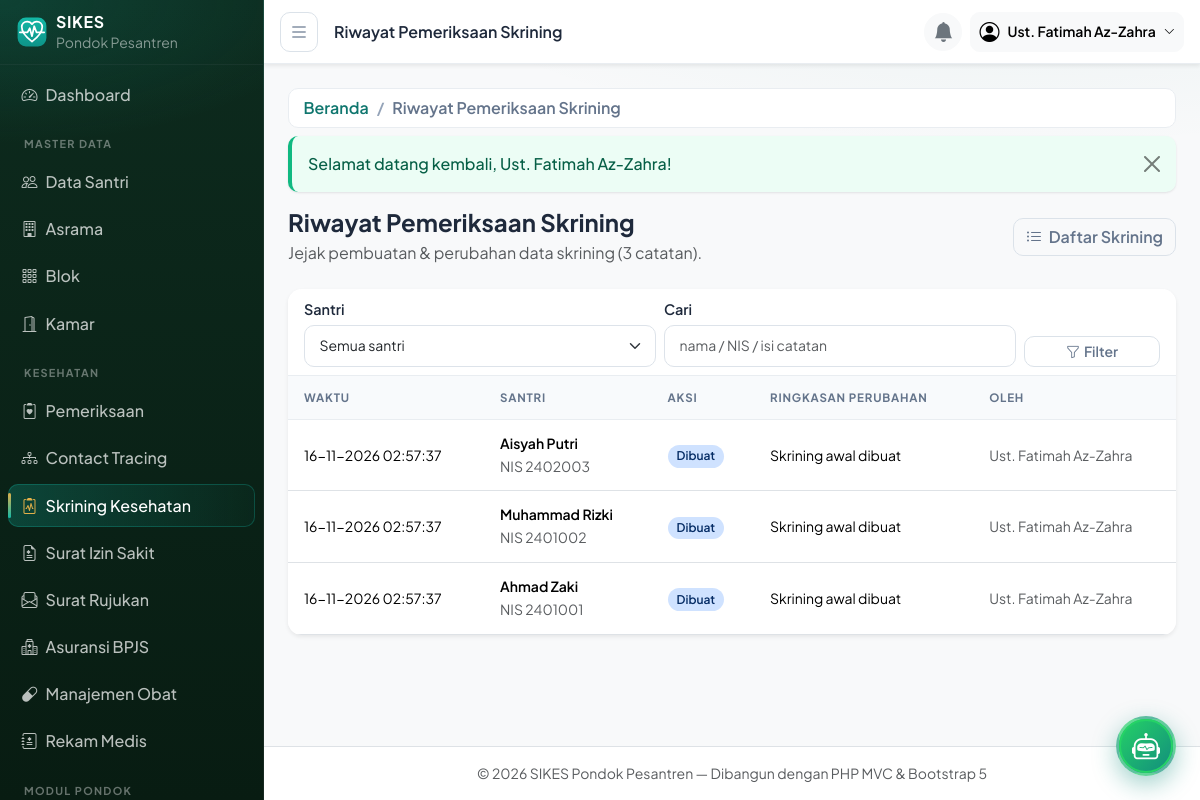
The app's page /skrining/riwayat (signed in) with its own data.
### tables this page shows
CREATE TABLE skrining_riwayat (
  id           BIGINT UNSIGNED AUTO_INCREMENT PRIMARY KEY,
  skrining_id  INT UNSIGNED NOT NULL,
  aksi         ENUM('buat','ubah') NOT NULL,
  data_sesudah TEXT DEFAULT NULL COMMENT 'JSON snapshot',
  user_id      INT UNSIGNED DEFAULT NULL,
  created_at   TIMESTAMP NOT NULL DEFAULT CURRENT_TIMESTAMP,
  INDEX idx_riwayat_skrining (skrining_id),
  CONSTRAINT fk_riwayat_skrining FOREIGN KEY (skrining_id) REFERENCES skrining_kesehatan (id)
    ON DELETE CASCADE ON UPDATE CASCADE,
  CONSTRAINT fk_riwayat_user FOREIGN KEY (user_id) REFERENCES users (id)
    ON DELETE SET NULL ON UPDATE CASCADE
);

CREATE TABLE santri (
  id            INT UNSIGNED AUTO_INCREMENT PRIMARY KEY,
  nis           VARCHAR(20) NOT NULL UNIQUE,
  nisn          VARCHAR(15) DEFAULT NULL UNIQUE,
  nama          VARCHAR(100) NOT NULL,
  jenis_kelamin ENUM('L','P') NOT NULL,
  tempat_lahir  VARCHAR(100) DEFAULT NULL,
  tanggal_lahir DATE DEFAULT NULL,
  alamat        VARCHAR(255) DEFAULT NULL,
  no_telepon    VARCHAR(20) DEFAULT NULL,
  wali_id       INT UNSIGNED DEFAULT NULL,
  kamar_id      INT UNSIGNED DEFAULT NULL COMMENT 'NULL = belum ditempatkan',
  status        ENUM('aktif','nonaktif') NOT NULL DEFAULT 'aktif',
  created_at    TIMESTAMP NOT NULL DEFAULT CURRENT_TIMESTAMP,
  updated_at    TIMESTAMP NOT NULL DEFAULT CURRENT_TIMESTAMP ON UPDATE CURRENT_TIMESTAMP,
  INDEX idx_santri_nama (nama),
  INDEX idx_santri_status (status),
  CONSTRAINT fk_santri_wali FOREIGN KEY (wali_id) REFERENCES wali_santri (id)
    ON DELETE SET NULL ON UPDATE CASCADE,
  CONSTRAINT fk_santri_kamar FOREIGN KEY (kamar_id) REFERENCES kamar (id)
    ON DELETE SET NULL ON UPDATE CASCADE
);

CREATE TABLE users (
  id         INT UNSIGNED AUTO_INCREMENT PRIMARY KEY,
  nama       VARCHAR(100) NOT NULL,
  username   VARCHAR(50)  NOT NULL UNIQUE,
  email      VARCHAR(100) DEFAULT NULL,
  password   VARCHAR(255) NOT NULL COMMENT 'bcrypt via password_hash()',
  role_id    INT UNSIGNED NOT NULL,
  is_active  TINYINT(1) NOT NULL DEFAULT 1,
  last_login DATETIME DEFAULT NULL,
  created_at TIMESTAMP NOT NULL DEFAULT CURRENT_TIMESTAMP,
  updated_at TIMESTAMP NOT NULL DEFAULT CURRENT_TIMESTAMP ON UPDATE CURRENT_TIMESTAMP,
  CONSTRAINT fk_users_role FOREIGN KEY (role_id) REFERENCES roles (id)
    ON DELETE RESTRICT ON UPDATE CASCADE
);

### app/core/helpers.php (called while the page is built, shortened)
<?php
function e(?string $value): string
{
    return htmlspecialchars($value ?? '', ENT_QUOTES, 'UTF-8');
}
function base_url(string $path = ''): string
{
    return APP_URL . '/' . ltrim($path, '/');
}
function app_base_path(): string
{
    $dir = rtrim(str_replace('\\', '/', dirname($_SERVER['SCRIPT_NAME'] ?? '/')), '/');
    return $dir;
}
function current_path(): string
{
    $uri  = parse_url($_SERVER['REQUEST_URI'] ?? '/', PHP_URL_PATH) ?: '/';
    $base = app_base_path();
    $uri = '/' . trim($uri, '/');
    return $uri === '//' ? '/' : $uri;
}

### app/core/Controller.php (called while the page is built, shortened)
<?php
abstract class Controller
{
    protected function view(string $view, array $vars = [], ?string $layout = 'layouts/main'): void
    {
        extract($vars, EXTR_SKIP);
        require ROOT_PATH . '/app/views/' . str_replace('..', '', $layout) . '.php';
    }
}

### app/controllers/SkriningController.php (called while the page is built, shortened)
<?php
class SkriningController extends Controller
{
    private SkriningKesehatan $skrining;
    private SkriningRiwayat $riwayat;
    public function __construct()
    {
        $this->skrining = new SkriningKesehatan();
        $this->riwayat  = new SkriningRiwayat();
    }
    public function riwayat(): void
    {
        $filters = [
            'santri_id' => (int) ($_GET['santri_id'] ?? 0),
            'q'         => trim($_GET['q'] ?? ''),
        ];
        $page = max(1, (int) ($_GET['page'] ?? 1));
        $this->view('skrining/riwayat', [
            'title'         => 'Riwayat Pemeriksaan Skrining',
            'user'          => Auth::user(),
            'data'          => $this->riwayat->paginate($page, 15, $filters),
            'filters'       => $filters,
            'santriOptions' => $this->skrining->santriOptions(),
        ]);
    }
}

### app/core/App.php (called while the page is built, shortened)
<?php
class App
{
    public function run(): void
    {
        $router = new Router();
        $router->dispatch();
    }
}

### public/index.php (called while the page is built, shortened)
<?php
require ROOT_PATH . '/app/core/helpers.php';
require ROOT_PATH . '/app/core/App.php';
(new App\Core\App())->run();

### app/core/Database.php (called while the page is built, shortened)
<?php
class Database
{
    private static ?Database $instance = null;
    private PDO $pdo;
    private function __construct()
    {
        $dsn = sprintf('mysql:host=%s;port=%s;dbname=%s;charset=%s', DB_HOST, DB_PORT, DB_NAME, DB_CHARSET);
        try {
            $this->pdo = new PDO($dsn, DB_USER, DB_PASS, [
                PDO::ATTR_ERRMODE            => PDO::ERRMODE_EXCEPTION,
                PDO::ATTR_DEFAULT_FETCH_MODE => PDO::FETCH_ASSOC,
                PDO::ATTR_EMULATE_PREPARES   => false,
            ]);
        } catch (PDOException $e) {
            if (APP_ENV === 'development') {
                exit('Koneksi database gagal: ' . $e->getMessage()
                    . ' — periksa app/config/config.php dan pastikan database sudah diimpor.');
            }
            exit('Terjadi kesalahan pada server. Silakan coba lagi nanti.');
        }
    }
    public static function getInstance(): Database
    {
        return self::$instance ??= new self();
    }
    public function query(string $sql, array $params = []): PDOStatement
    {
        $stmt = $this->pdo->prepare($sql);
        $stmt->execute($params);
        return $stmt;
    }
    public function fetchAll(string $sql, array $params = []): array
    {
        return $this->query($sql, $params)->fetchAll();
    }
}

### app/models/SkriningRiwayat.php (called while the page is built, shortened)
<?php
class SkriningRiwayat extends Model
{
    public function paginate(int $page, int $perPage, array $f = []): array
    {
        $offset = max(0, ($page - 1) * $perPage);
        $where  = [];
        $params = [];
        $whereSql = $where ? ' WHERE ' . implode(' AND ', $where) : '';
        $join     = ' FROM skrining_riwayat r
                      JOIN skrining_kesehatan sk ON sk.id = r.skrining_id
                      JOIN santri s              ON s.id = sk.santri_id
                      LEFT JOIN users u          ON u.id = r.user_id';
        $total = (int) ($this->db->fetch("SELECT COUNT(*) AS total{$join}{$whereSql}", $params)['total'] ?? 0);
        $rows = $this->db->fetchAll(
            "SELECT r.*, s.nama AS santri_nama, s.nis, u.nama AS user_nama
             {$join}{$whereSql}
             ORDER BY r.id DESC
             LIMIT {$perPage} OFFSET {$offset}",
            $params
        );
        return ['rows' => $rows, 'total' => $total, 'page' => $page, 'pages' => max(1, (int) ceil($total / $perPage))];
    }
}

### app/core/Model.php (called while the page is built, shortened)
<?php
abstract class Model
{
    public function __construct()
    {
        $this->db = Database::getInstance();
    }
}

### app/views/skrining/riwayat.php (the view, shortened to what this page needs)
<div class="d-flex flex-wrap align-items-center justify-content-between mb-4 gap-2">
    <div>
        <h1 class="h4 fw-bold mb-1">Riwayat Pemeriksaan Skrining</h1>
        <p class="text-muted mb-0">Jejak pembuatan &amp; perubahan data skrining (<?= (int) $data['total'] ?> catatan).</p>
    </div>
    <a href="<?= base_url('/skrining') ?>" class="btn btn-outline-secondary">
        <i class="bi bi-list-ul me-1"></i> Daftar Skrining
    </a>
</div>
<?php require ROOT_PATH . '/app/views/partials/flash.php'; ?>
<div class="card border-0 shadow-sm">
    <div class="card-header bg-white">
        <form class="row g-2 align-items-end" method="GET" action="<?= base_url('/skrining/riwayat') ?>">
            <div class="col-md-5">
                <label class="form-label small mb-1">Santri</label>
                <select name="santri_id" class="form-select form-select-sm">
                    <option value="">Semua santri</option>
                </select>
            </div>
            <div class="col-md-5">
                <label class="form-label small mb-1">Cari</label>
                <input type="text" name="q" class="form-control form-control-sm"
                       placeholder="nama / NIS / isi catatan" value="<?= e($filters['q']) ?>">
            </div>
            <div class="col-md-2 d-grid">
                <button class="btn btn-sm btn-outline-secondary"><i class="bi bi-funnel me-1"></i>Filter</button>
            </div>
        </form>
    </div>
    <div class="table-responsive">
        <table class="table table-hover align-middle mb-0">
            <thead><tr>
                <th>Waktu</th><th>Santri</th><th>Aksi</th><th>Ringkasan Perubahan</th><th>Oleh</th>
            </tr></thead>
            <tbody>
            <?php foreach ($data['rows'] as $row):
                $snap = json_decode($row['data_sesudah'] ?? '', true);
                $ringkasan = $snap['ringkasan'] ?? '-';
            ?>
                <tr>
                    <td class="small text-nowrap"><?= e(date('d-m-Y H:i:s', strtotime($row['created_at']))) ?></td>
                    <td>
                        <div class="fw-semibold small"><?= e($row['santri_nama']) ?></div>
                        <small class="text-muted">NIS <?= e($row['nis']) ?></small>
                    </td>
                    <td>
                        <span class="badge bg-<?= $row['aksi'] === 'buat' ? 'primary' : 'warning' ?>-subtle
                                      text-<?= $row['aksi'] === 'buat' ? 'primary' : 'warning' ?>-emphasis">
                            <?= $row['aksi'] === 'buat' ? 'Dibuat' : 'Diubah' ?>
                        </span>
                    </td>
                    <td class="small"><?= e($ringkasan) ?></td>
                    <td class="small text-muted"><?= e($row['user_nama'] ?? '-') ?></td>
                </tr>
            <?php endforeach; ?>
            </tbody>
        </table>
    </div>
</div>

### app/core/Router.php (shortened to what this page needs)
<?php
class Router
{
    private array $routes = [];
    private function add(string $method, string $path, string $handler, ?string $permission): void
    {
        $this->routes[] = compact('method', 'path', 'handler', 'permission');
    }
    public function dispatch(): void
    {
        $httpMethod = strtoupper($_SERVER['REQUEST_METHOD']);
        $uri        = current_path();
        foreach ($this->routes as $route) {
            if ($route['method'] !== $httpMethod) {
                continue;
            }
            if (preg_match($this->toRegex($route['path']), $uri, $matches)) {
                $params = array_values(array_filter($matches, 'is_string', ARRAY_FILTER_USE_KEY));
                $this->invoke($route['handler'], $params);
                return;
            }
        }
    }
    private function toRegex(string $path): string
    {
        $regex = preg_replace('#\{([a-zA-Z_][a-zA-Z0-9_]*)\}#', '(?<$1>[a-zA-Z0-9_-]+)', $path);
        return '#^' . $regex . '$#';
    }
    private function invoke(string $handler, array $params): void
    {
        [$controllerName, $action] = explode('@', $handler);
        (new $class())->{$action}(...$params);
    }
}

### public/css/style.css (style rules this page uses)
:root { --brand: #0f766e; --brand-dark: #115e59; --brand-light: #14b8a6; --brand-soft: rgba(15, 118, 110, .08); --accent: #e2b04a; --accent-soft: rgba(226, 176, 74, .15); --sidebar-width: 264px; --sidebar-bg-1: #0d2b1e; --sidebar-bg-2: #081c12; --surface: #ffffff; --page-bg: #f4f6f8; --text-main: #1e293b; --text-muted: #64748b; --line: #e9edf1; --shadow-sm: 0 1px 2px rgba(15, 23, 42, .05), 0 1px 3px rgba(15, 23, 42, .06); --shadow-md: 0 4px 10px -2px rgba(15, 23, 42, .06), 0 12px 24px -6px rgba(15, 23, 42, .09); --shadow-lg: 0 18px 40px -12px rgba(15, 23, 42, .18); --radius: 14px; --radius-sm: 10px; --font: 'Plus Jakarta Sans', 'Segoe UI', system-ui, -apple-system, sans-serif; }
body { font-family: var(--font); background-color: var(--page-bg); background-image: radial-gradient(1100px 380px at 85% -10%, rgba(15, 118, 110, .07), transparent 60%); color: var(--text-main); -webkit-font-smoothing: antialiased; }
* { scrollbar-width: thin; scrollbar-color: rgba(148, 163, 184, .45) transparent; }
.btn { border-radius: var(--radius-sm); font-weight: 600; }
.btn-outline-secondary { --bs-btn-color: var(--text-muted); --bs-btn-border-color: #dbe2e9; --bs-btn-hover-bg: #f1f5f9; --bs-btn-hover-border-color: #dbe2e9; --bs-btn-hover-color: var(--text-main); }
.badge { border-radius: 999px; padding: .45em .75em; font-weight: 600; }
.card { border: 1px solid var(--line); border-radius: var(--radius); box-shadow: var(--shadow-sm); }
.card-header { background: var(--surface); border-bottom: 1px solid var(--line); font-weight: 700; border-radius: var(--radius) var(--radius) 0 0 !important; }
.form-control, .form-select { border-radius: var(--radius-sm); border-color: #dde3ea; padding: .6rem .9rem; transition: border-color .15s ease, box-shadow .15s ease; }
.form-label { font-weight: 600; font-size: .9rem; color: var(--text-main); }
.table { --bs-table-hover-bg: var(--brand-soft); }
.table thead th { background: #f8fafc; font-size: .72rem; font-weight: 700; letter-spacing: .07em; text-transform: uppercase; color: var(--text-muted); border-bottom: 1px solid var(--line); }
.table > :not(caption) > * > * { padding: .8rem 1rem; }
.table thead th { position: sticky; top: 0; z-index: 1; }
.card { overflow: hidden; }
.table td .badge { white-space: nowrap; }

### records on screen
skrining_riwayat: created_at "16-11-2026 02:57:37", santri.nama "Aisyah Putri", santri.nis "2402003", aksi "Dibuat", data_sesudah "Skrining awal dibuat", user.nama "Ust. Fatimah Az-Zahra"
skrining_riwayat: created_at "16-11-2026 02:57:37", santri.nama "Muhammad Rizki", santri.nis "2401002", aksi "Dibuat", data_sesudah "Skrining awal dibuat", user.nama "Ust. Fatimah Az-Zahra"
skrining_riwayat: created_at "16-11-2026 02:57:37", santri.nama "Ahmad Zaki", santri.nis "2401001", aksi "Dibuat", data_sesudah "Skrining awal dibuat", user.nama "Ust. Fatimah Az-Zahra"

### other values on screen
$bcItem['label'] "Beranda"
$bcItem['label'] "Riwayat Pemeriksaan Skrining"
$message "Selamat datang kembali, Ust. Fatimah Az-Zahra!"
